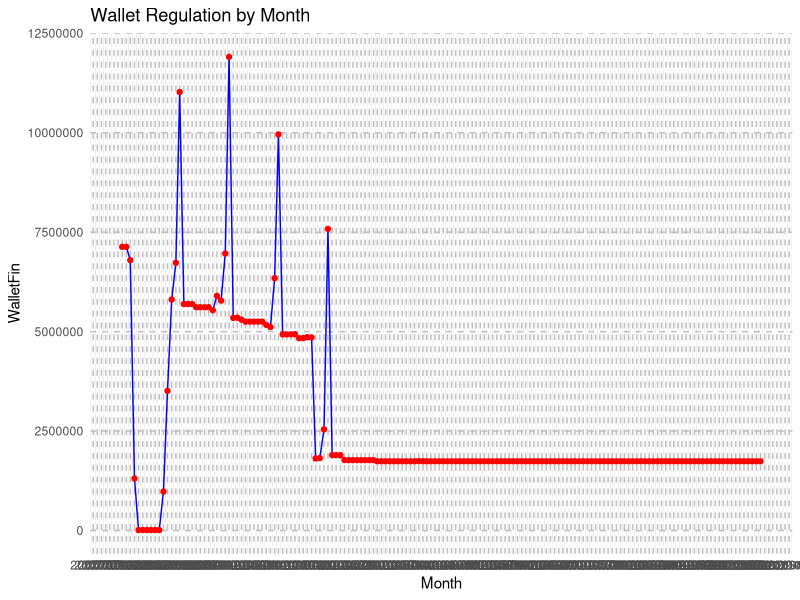

Reproduce this figure in R.
## ---- chunk 1
knitr::opts_chunk$set(echo = TRUE)
## ---- chunk 2
cluster1 <- read.csv('cluster1.csv')
cluster0 <- read.csv('cluster0.csv')
all<- read.csv('tout_cluster.csv')
## ---- chunk 3
library(ggplot2)
library(scales)  # Pour formater les dates

# Assurer que la colonne 'month' est de type Date
cluster1$month <- as.Date(cluster1$month, format="%Y-%m-%d")

# Création du graphique
p <- ggplot(cluster1, aes(x=month, y=WalletFin)) +
  geom_line(aes(group=1), colour="blue") +  # Ajouter une ligne bleue
  geom_point(aes(group=1), colour="red") +  # Ajouter des points rouges
  scale_x_date(labels = date_format("%Y-%m"), breaks = date_breaks("1 month")) +  # Formater et définir les breaks des dates
  labs(title='Wallet Regulation by Month', x='Month', y='WalletFin') +  # Ajouter les titres et les étiquettes
  theme(axis.text.x = element_text(angle=45, hjust=1)) +  # Rotation des étiquettes de l'axe X
  theme_minimal() +  # Thème minimal pour le graphique
  theme(panel.grid.major = element_line(colour = "gray", linetype = "dashed"))  # Ajouter une grille en pointillés

# Afficher le graphique
print(p)

